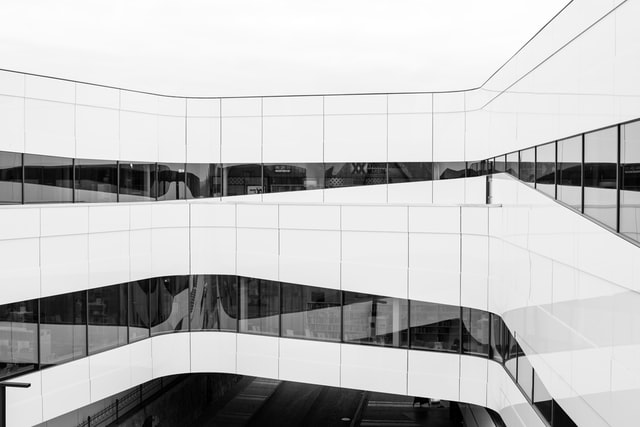
#> input picture Python_Study/OpenCV/image/jonas-aberg-DmgwxkcdFCM-unsplash.jpg, 640 x 427 px, found by its file name
$ jupyter execute 22_open_cv_Histogram_Equalization_CLAHE.ipynb
#> lines starting #> are read from the running program, lines starting #| are printed output that depends on the picture
[cell 1]
import cv2
import numpy as np
import matplotlib.pyplot as plt

# 히스토그램 균일화 (Histogram Equalization)
    이미지의 히스토그램이 특정영역에 너무 집중되어 있으면 Contrast가 낮아 좋은 이미지라고 할 수 없다. 여기서 Contrast는 밝은 부분과 어두운 부분의 차이를 의미한다. 예를들어 이미지 안의 대부분의 픽셀들의 intensity가 비슷하다면, 어떤 물체가 있는지 쉽게 알 수가 없다. 이럴 경우 Contrast가 낮다고 한다. 반대로 이것이 높다면, 은 픽셀들 간의 intensity 차이가 많이 나, 해가 비치는 부분과 그림자 진 부분을 쉽게 구분할 수 있는 것처럼 물체의 모양이나 윤곽을 한 눈에 알아볼 수 있을 것이다. 따라서 이미지 intensity가 한 곳에 몰려 낮아진 Contrast를 균일화하여 Contrast를 높이는 과정이 히스토그램 균일화 과정이다.

[cell 2]
img = cv2.imread('jonas-aberg-DmgwxkcdFCM-unsplash.jpg')
#> img is the input picture: shape (427, 640, 3); min 0, max 255, mean 192.4

# numpy 함수를 이용한 equalization
hist, bins = np.histogram(img.ravel(), 256, [0, 256])
#> hist = 256 values, max 44037 at index 238, min 228 at index 169, mean 3202.5; bins = 257 values from 0 to 256
cdf = np.cumsum(hist)
#> cdf = 256 values from 987 to 819840
cdf_m = np.ma.masked_equal(cdf, 0)
cdf_m = (cdf_m - cdf_m.min()) * 255 / (cdf_m.max()-cdf_m.min())
cdf = np.ma.filled(cdf_m, 0).astype('uint8')
#> cdf = 256 values from 0 to 255
img2 = cdf[img]
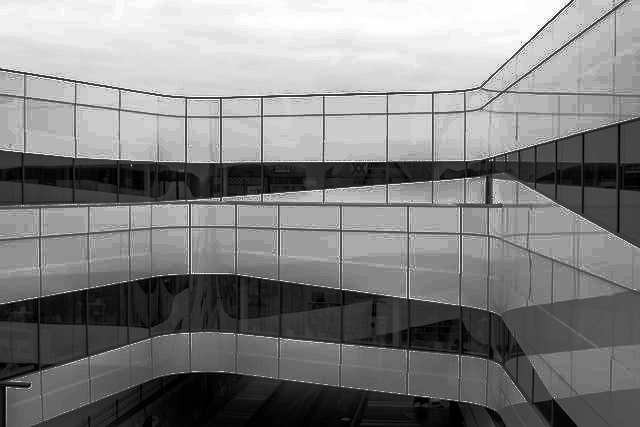
#> img2: shape (427, 640, 3); min 0, max 255, mean 129.3

#openCV 함수를 이용한 equalization
img_gray = cv2.cvtColor(img, cv2.COLOR_BGR2GRAY)
img3 = cv2.equalizeHist(img_gray)
img3_bgr = cv2.cvtColor(img3, cv2.COLOR_GRAY2RGB)

hist1 = cv2.calcHist([img], [0], None, [256], [0, 256])
#> hist1 = 256 values, max 14679 at index 238, min 76 at index 169, mean 1067.5
hist2 = cv2.calcHist([img2], [0], None, [256], [0, 256])
#> hist2 = 256 values, max 14679 at index 171, min 0 at index 80, mean 1067.5
hist3 = cv2.calcHist([img3], [0], None, [256], [0, 256])
#> hist3 = 256 values, max 14679 at index 172, min 0 at index 86, mean 1067.5

cv2.imshow('img1', img)
cv2.imshow('img2', img2)
cv2.imshow('img3', img3)
cv2.waitKey(0)
cv2.destroyAllWindows()

titles = ["Original", "Numpy", "OpenCV"]
images = [img, img2, img3_bgr]
hist = [hist1, hist2, hist3]

plt.figure(figsize=(10, 6))
for i in range(3):
    plt.subplot(2, 3, i+1)
    plt.title(titles[i])
    plt.imshow(images[i])
    plt.axis('off')

color = ('b', 'g', 'r')
for i, col in enumerate(color):
    plt.subplot(2, 3, i+4)
    plt.plot(hist[i], color=col)
    plt.xlim([0, 256])

plt.tight_layout()
plt.show()
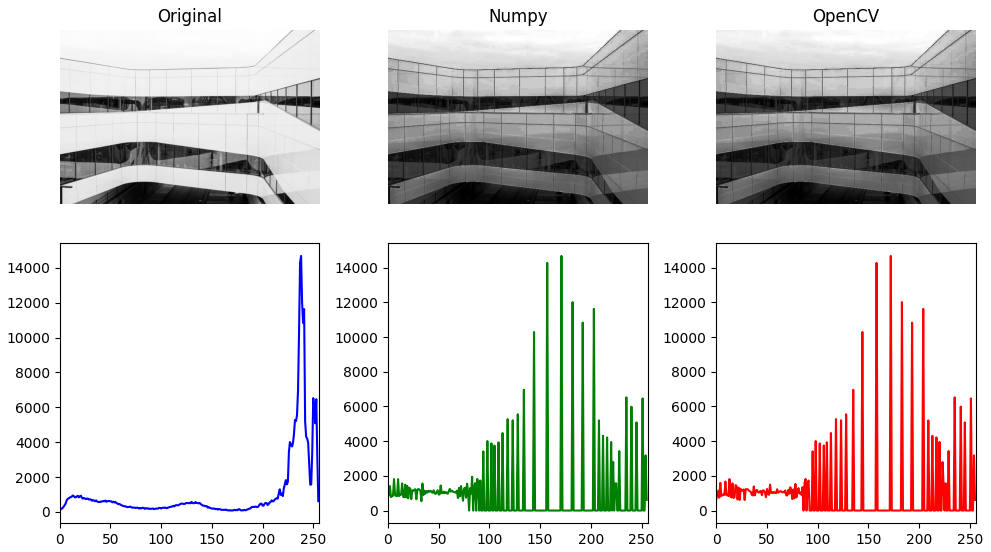
#> figure drawn by matplotlib, 6 panels; panel 4: curve peaks at x = 238, y = 14679; panel 5: curve peaks at x = 171, y = 14679; panel 6: curve peaks at x = 172, y = 14679

    Numpy 함수를 이용하여 이미지의 각 픽셀의 누적분포함수(CDF)값을 구하고, 이를 Histogram equalization 공식에 대입하여 0-255 사이의 값으로 변환할 수 있다. 이렇게 새롭게 구해진 값으로 이미지를 표현하면 이전 이미지보다 Contrast가 높아져 주변의 물체 및 윤곽을 더 쉽게 구별할 수 있다.

    먼저 앞서 배웠던 numpy의 histogram함수를 이용해 이미지 히스토그램을 구한 후, cumsum 함수를 이용해 누적분포함수(CDF)를 구한다. 해당 CDF에서 0인 부분은 mask 처리하여 계산에서 제외한 뒤, histogram equalization 공식을 이용해 계산한다. 그 후, mask 처리했던 부분을 다시 0으로 변환시킨다. 원래 이미지에서 변경된 히스토그램을 적용한 새로운 이미지 img2를 생성한다.

    (Numpy의 masked array는 대상에서 비정상적인 대상을 제거할 때 사용되는 모듈이다. 데이터에 유효하지 않은 데이터가 있거나 불완전한 데이터가 있으면 numpy.ma 모듈(https://numpy.org/doc/stable/reference/maskedarray.generic.html#module-numpy.ma)을 통해 masking된 배열을 만들어 제외시킬 수 있다.)

[cell 3]
img = cv2.imread('janusz-maniak-eP-LmfMwxpc-unsplash.jpg')
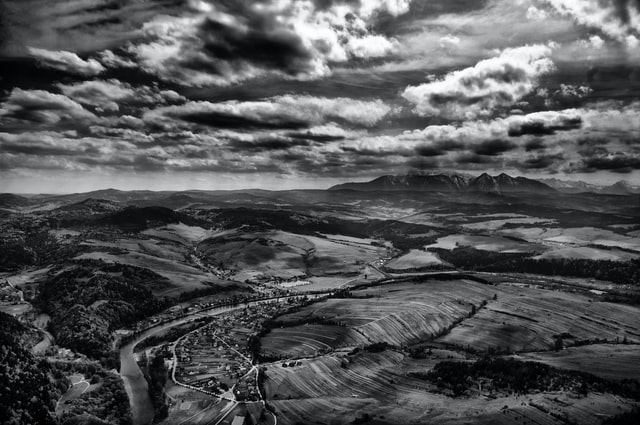
#> input picture Python_Study/OpenCV/image/janusz-maniak-eP-LmfMwxpc-unsplash.jpg, 640 x 425 px, found by its file name
#> img is the input picture: shape (425, 640, 3); mean B, G, R 86.9, 84.9, 83.9

# numpy 함수를 이용한 equalization
hist, bins = np.histogram(img.flatten(), 256, [0, 256])
#> hist = 256 values, max 6364 at index 44, min 337 at index 254, mean 3187.5
cdf = np.cumsum(hist)
#> cdf = 256 values from 2293 to 816000
cdf_m = np.ma.masked_equal(cdf, 0)
cdf_m = (cdf_m - cdf_m.min()) * 255 / (cdf_m.max()-cdf_m.min())
cdf = np.ma.filled(cdf_m, 0).astype('uint8')
#> cdf = 256 values from 0 to 255
img2 = cdf[img]
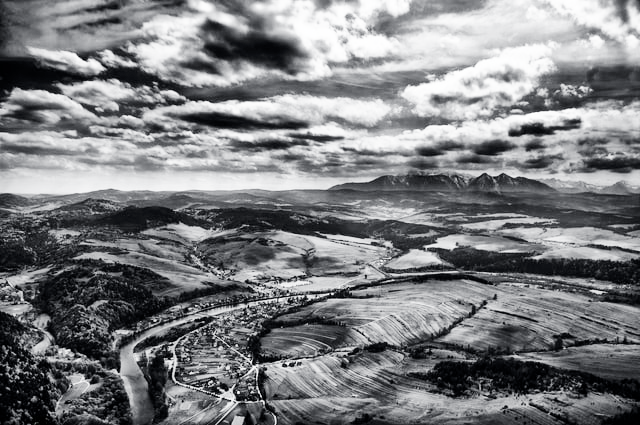
#> img2: shape (425, 640, 3); mean B, G, R 129.7, 126.9, 125.4

#openCV 함수를 이용한 equalization
img_gray = cv2.cvtColor(img, cv2.COLOR_BGR2GRAY)
#> img_gray: shape (425, 640)
img3 = cv2.equalizeHist(img_gray)
#> img3: shape (425, 640)
img3_bgr = cv2.cvtColor(img3, cv2.COLOR_GRAY2RGB)
#> img3_bgr: shape (425, 640, 3)

hist1 = cv2.calcHist([img], [0], None, [256], [0, 256])
#> hist1 = 256 values, max 2167 at index 48, min 9 at index 1, mean 1062.5
hist2 = cv2.calcHist([img2], [0], None, [256], [0, 256])
#> hist2 = 256 values, max 2167 at index 76, min 0 at index 7, mean 1062.5
hist3 = cv2.calcHist([img3], [0], None, [256], [0, 256])
#> hist3 = 256 values, max 2167 at index 73, min 0 at index 4, mean 1062.5

cv2.imshow('img1', img)
cv2.imshow('img2', img2)
cv2.imshow('img3', img3)
cv2.waitKey(0)
cv2.destroyAllWindows()

titles = ["Original", "Numpy", "OpenCV"]
images = [img, img2, img3_bgr]
hist = [hist1, hist2, hist3]

plt.figure(figsize=(10, 6))
for i in range(3):
    plt.subplot(2, 3, i+1)
    plt.title(titles[i])
    plt.imshow(images[i])
    plt.axis('off')

color = ('b', 'g', 'r')
for i, col in enumerate(color):
    plt.subplot(2, 3, i+4)
    plt.plot(hist[i], color=col)
    plt.xlim([0, 256])

plt.tight_layout()
plt.show()
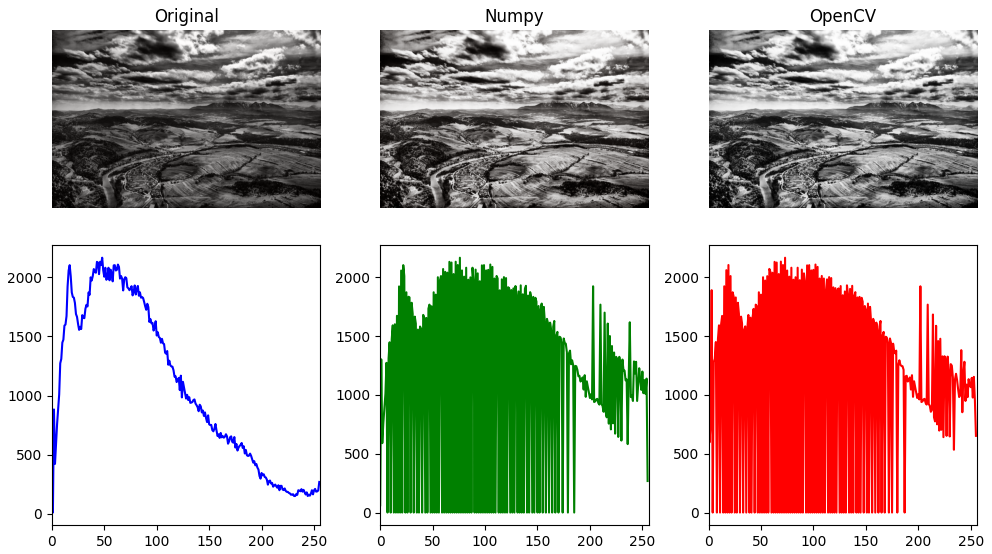
#> figure drawn by matplotlib, 6 panels; B, G, R data is drawn as R, G, B; panel 4: curve peaks at x = 48, y = 2167; panel 5: curve peaks at x = 76, y = 2167; panel 6: curve peaks at x = 73, y = 2167

    openCV에는 위에서 numpy를 이용하여 구현한 것과 동일한 결과를 반환하는 equalizeHist 함수를 제공한다.

## cv2.equalizeHist(src [, dst]) → dst
    src에 Grayscale 이미지를 입력하면 src의 히스토그램을 균일화 하는 함수이다. 다음과 같은 알고리즘을 통해 입력받은 이미지의 히스토그램을 균일화 한다.
    1. 먼저 원본 이미지의 히스토그램 H를 계산한다.
    2. 히스토그램을 정규화하여 히스토그램 bin들의 합이 255가 되게한다.
    3. 히스토그램의 적분값 H^을 계산한다.
    4. 적분값을 look-up 테이블로 사용하여 이미지로 변환한다.
    이 알고리즘은 brightness를 정규화하고 이미지의 Contrast를 증가시킨다.

---
# CLAHE (Contrast Limited Adaptive Histogram Equalization)
    지금까지 이미지 히스토그램 균일화 과정은 이미지의 전체적인 부분에 적용해왔지만, 일반적인 이미지는 밝은 부분과 어두운 부분이 섞여있기 때문에 이미지 전체에 적용하는 것은 유용하지 않을 수 있다. 밝은 부분과 어두운 부분이 섞여있는 이미지에 히스토그램 균일화를 일괄적으로 적용시키면 밝기가 밝아지면서 어두운 부분의 물체의 구분은 잘 될 수 있으나 밝은 부분은 오히려 너무 밝아져 원래의 형체를 알아보기 힘들 수도 있다.

    이때 adaptive histogram equalization, 지역적으로 히스토그램을 균일화시키는 방법을 사용한다. 대표적으로 CLAHE의 경우에는 이미지를 일정한 크기를 가진 작은 블록으로 구분하고, 블록별로 히스토그램 균일화를 적용하는 방식이다. 이때, 이미지에 극단적으로 어둡거나 밝은 부분 혹은 노이즈가 있는 경우에는 타일 단위로 균일화를 적용하면 노이즈가 커질 수 있으므로, Contrast limit 임계값을 적용하여 이 값을 넘어가는 경우 그 영역은 다른 영역에 균일하게 배분하여 적용시킨다. 이렇게 타일별로 균일화가 모두 마무리되면, 타일간 경계부분은 bilinear interpoliation을 적용해 매끈하게 만들어준다.

[cell 4]
img = cv2.imread('fog-3117975_1280.jpg', cv2.IMREAD_GRAYSCALE)
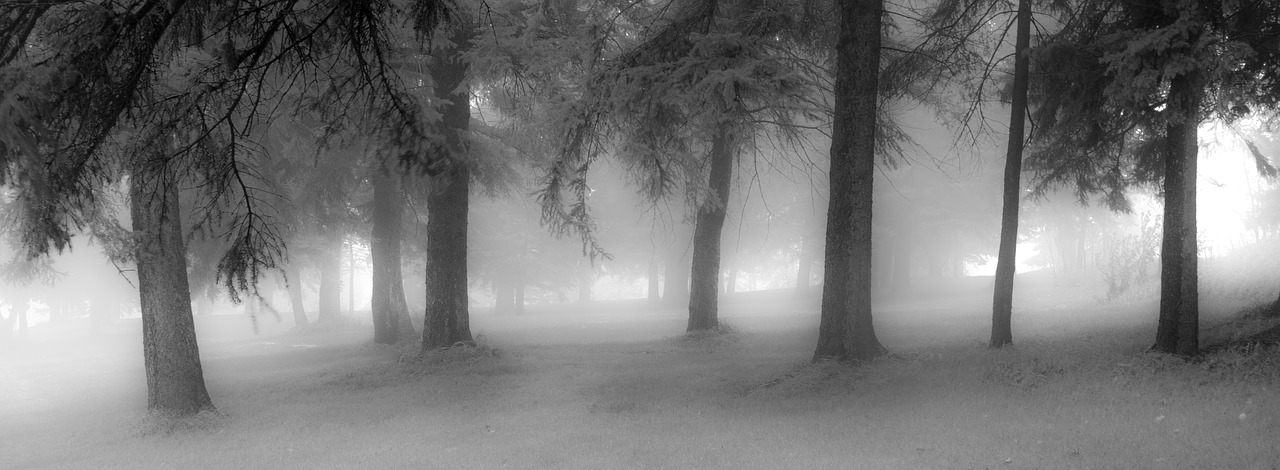
#> input picture Python_Study/OpenCV/image/fog-3117975_1280.jpg, 1280 x 470 px, found by its file name
#> img is the input picture: shape (470, 1280); min 0, max 255, mean 118.3

# Histogram Equalization
img2 = cv2.equalizeHist(img)
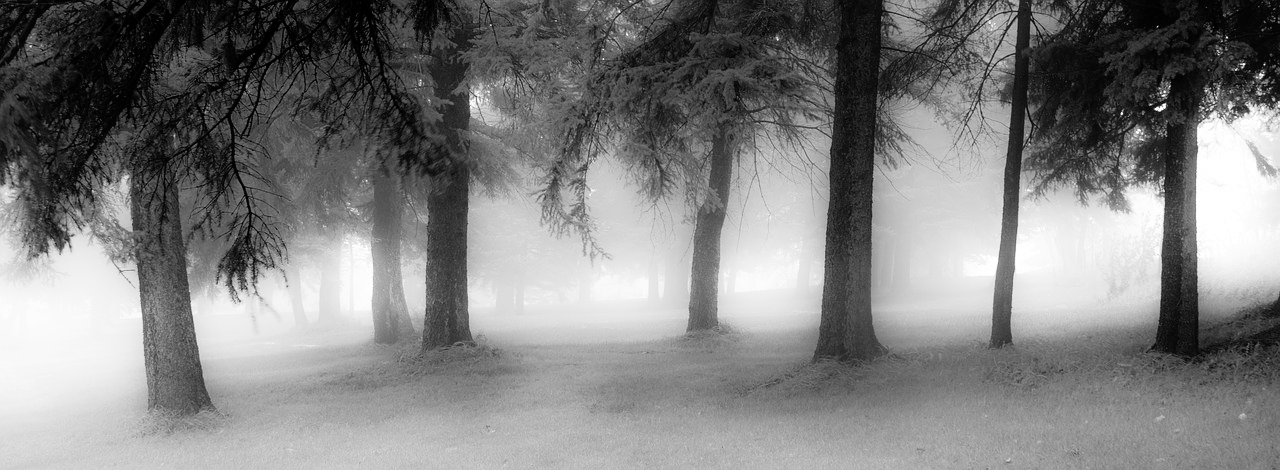
#> img2: shape (470, 1280); min 0, max 255, mean 128.1

# CLAHE로 균일화
clahe = cv2.createCLAHE(clipLimit=10.0, tileGridSize=(20, 20))
img3 = clahe.apply(img)
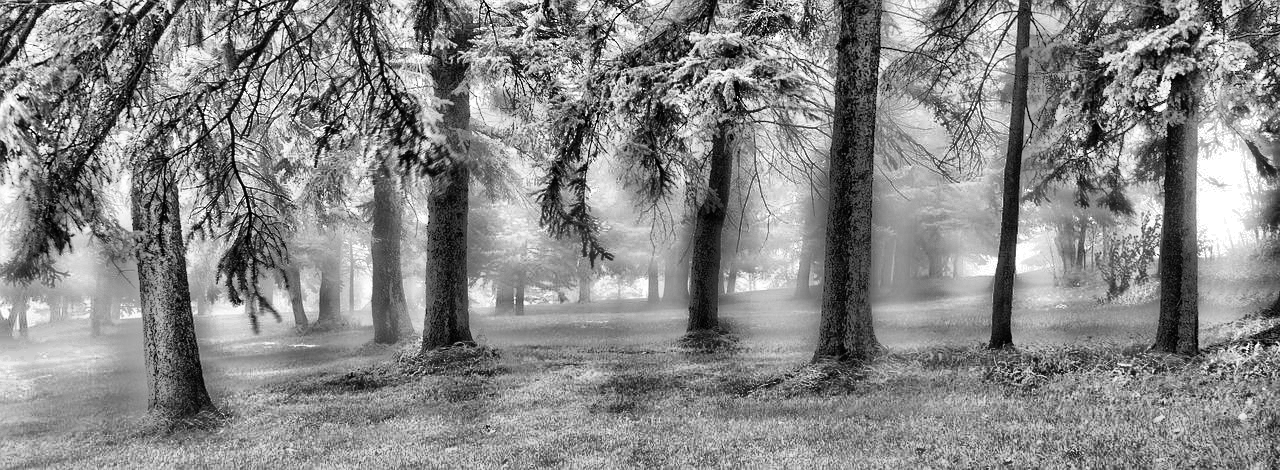
#> img3: shape (470, 1280); min 0, max 255, mean 135.1

hist1 = cv2.calcHist([img], [0], None, [256], [0, 256])
#> hist1 = 256 values, max 4743 at index 255, min 118 at index 1, mean 2350
hist2 = cv2.calcHist([img2], [0], None, [256], [0, 256])
#> hist2 = 256 values, max 4743 at index 255, min 0 at index 22, mean 2350
hist3 = cv2.calcHist([img3], [0], None, [256], [0, 256])
#> hist3 = 256 values, max 4949 at index 255, min 184 at index 0, mean 2350

cv2.imshow('img1', img)
cv2.imshow('img2', img2)
cv2.imshow('img3', img3)
cv2.waitKey(0)
cv2.destroyAllWindows()

titles = ["Original", "Global Equalization", "CLAHE"]
images = [img, img2, img3]
hist = [hist1, hist2, hist3]

plt.figure(figsize=(10, 6))
for i in range(3):
    plt.subplot(2, 3, i+1)
    plt.title(titles[i])
    plt.imshow(images[i], cmap="gray")
    plt.axis('off')

color = ("b", "g", "r")
for i, col in enumerate(color):
    plt.subplot(2, 3, i+4)
    plt.plot(hist[i], color=col)
    plt.xlim([0, 256])

plt.tight_layout()
plt.show()
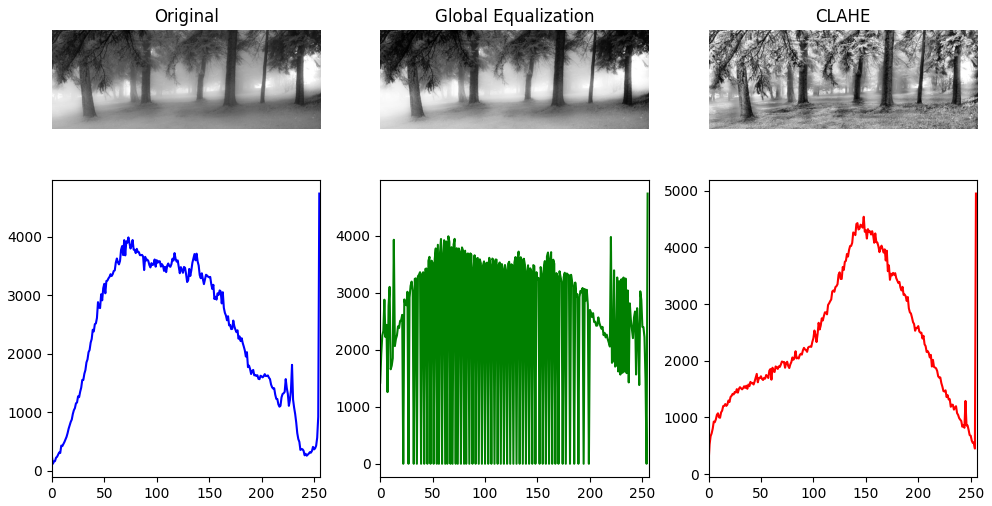
#> figure drawn by matplotlib, 6 panels; panel 4: curve peaks at x = 255, y = 4743; panel 5: curve peaks at x = 255, y = 4743; panel 6: curve peaks at x = 255, y = 4949
